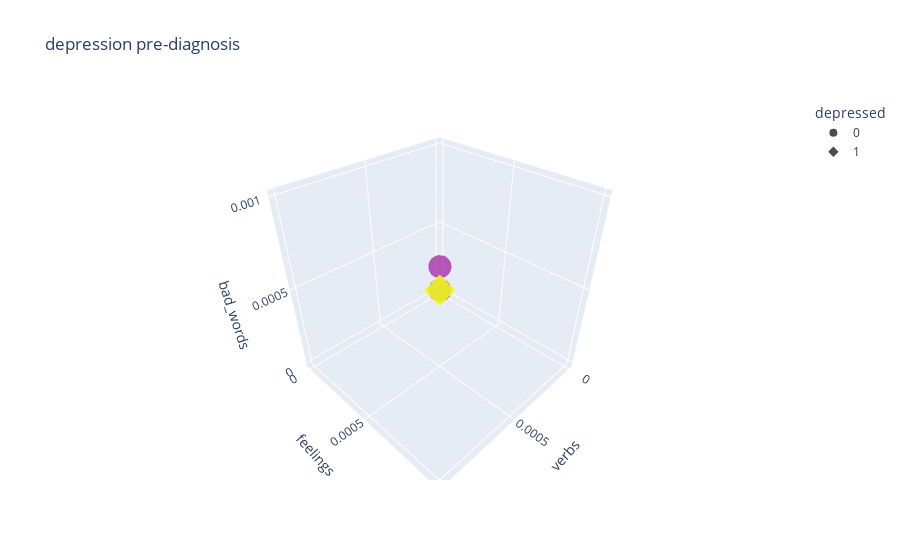

Notebook code cell kept with this figure:
### Code cell
px.scatter_3d(test_data, x="verbs", y="feelings", z="bad_words", symbol="depressed", color="depressed", opacity=0.7, title="depression pre-diagnosis").update(layout_coloraxis_showscale=False)

### Figure 1 — Plotly figure (JSON) as saved in the notebook; plotly's stock layout.template omitted (floating-point values rounded to 4 significant figures)
{"data": [{"hovertemplate": "depressed=%{marker.color}<br>verbs=%{x}<br>feelings=%{y}<br>bad_words=%{z}<extra></extra>", "legendgroup": "0", "marker": {"color": [0, 0, 0, 0, 0, 0, 0, 0, 0, 0, 0, 0, 0, 0, 0, 0, 0, 0, 0, 0, 0, 0, 0, 0, 0, 0, 0, 0, 0, 0, 0, 0, 0, 0, 0, 0, 0, 0], "coloraxis": "coloraxis", "opacity": 0.7, "symbol": "circle"}, "mode": "markers", "name": "0", "scene": "scene", "showlegend": true, "type": "scatter3d", "x": [1e-06, 1e-06, 1e-06, 1e-06, 1e-06, 1e-06, 1e-06, 1e-06, 1e-06, 1e-06, 1e-06, 1e-06, 1e-06, 1e-06, 1e-06, 1e-06, 1e-06, 1e-06, 1e-06, 1e-06, 1e-06, 1e-06, 1e-06, 1e-06, 1e-06, 1e-06, 1e-06, 1e-06, 1e-06, 1e-06, 1e-06, 1e-06, 1e-06, 1e-06, 1e-06, 1e-06, 1e-06, 1e-06], "y": [1e-06, 1e-06, 1e-06, 1e-06, 1e-06, 1e-06, 1e-06, 1e-06, 1e-06, 1e-06, 1e-06, 1e-06, 1e-06, 1e-06, 1e-06, 1e-06, 1e-06, 1e-06, 1e-06, 1e-06, 1e-06, 1e-06, 1e-06, 1e-06, 1e-06, 1e-06, 1e-06, 1e-06, 1e-06, 1e-06, 1e-06, 1e-06, 1e-06, 1e-06, 1e-06, 1e-06, 1e-06, 1e-06], "z": [1e-06, 1e-06, 0.0001931, 1e-06, 1e-06, 1e-06, 1e-06, 1e-06, 1e-06, 1e-06, 1e-06, 1e-06, 1e-06, 1e-06, 1e-06, 1e-06, 1e-06, 1e-06, 1e-06, 1e-06, 1e-06, 1e-06, 1e-06, 1e-06, 1e-06, 1e-06, 1e-06, 1e-06, 1e-06, 1e-06, 1e-06, 1e-06, 1e-06, 1e-06, 1e-06, 1e-06, 1e-06, 1e-06]}, {"hovertemplate": "depressed=%{marker.color}<br>verbs=%{x}<br>feelings=%{y}<br>bad_words=%{z}<extra></extra>", "legendgroup": "1", "marker": {"color": [1, 1], "coloraxis": "coloraxis", "opacity": 0.7, "symbol": "diamond"}, "mode": "markers", "name": "1", "scene": "scene", "showlegend": true, "type": "scatter3d", "x": [0.001, 0.001], "y": [0.001, 0.001], "z": [0.001, 0.001]}], "layout": {"coloraxis": {"colorbar": {"title": {"text": "depressed"}}, "colorscale": [[0, "#0d0887"], [0.1111, "#46039f"], [0.2222, "#7201a8"], [0.3333, "#9c179e"], [0.4444, "#bd3786"], [0.5556, "#d8576b"], [0.6667, "#ed7953"], [0.7778, "#fb9f3a"], [0.8889, "#fdca26"], [1, "#f0f921"]], "showscale": false}, "legend": {"title": {"text": "depressed"}, "tracegroupgap": 0}, "scene": {"domain": {"x": [0, 1], "y": [0, 1]}, "xaxis": {"title": {"text": "verbs"}}, "yaxis": {"title": {"text": "feelings"}}, "zaxis": {"title": {"text": "bad_words"}}}, "title": {"text": "depression pre-diagnosis"}}}
